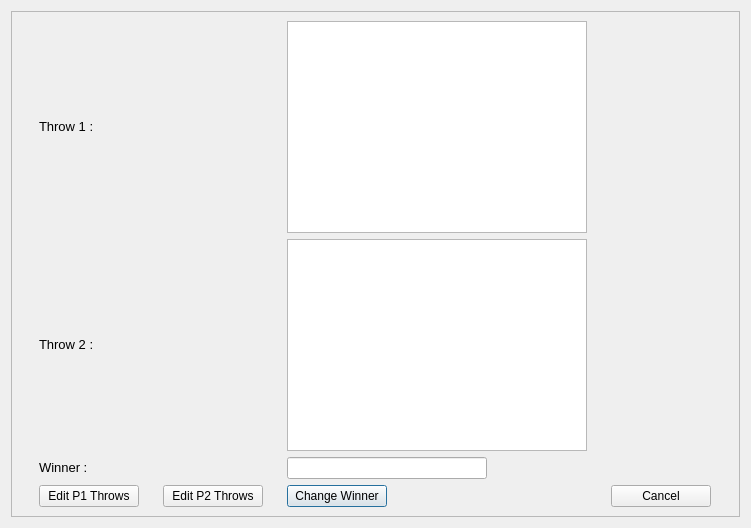
<?xml version="1.0" encoding="UTF-8"?>
<ui version="4.0">
 <class>GameReviewMenu</class>
 <widget class="QDialog" name="GameReviewMenu">
  <property name="geometry">
   <rect>
    <x>0</x>
    <y>0</y>
    <width>751</width>
    <height>528</height>
   </rect>
  </property>
  <property name="windowTitle">
   <string>Dialog</string>
  </property>
  <layout class="QGridLayout" name="gridLayout">
   <item row="0" column="0">
    <widget class="QFrame" name="frame">
     <property name="frameShape">
      <enum>QFrame::StyledPanel</enum>
     </property>
     <property name="frameShadow">
      <enum>QFrame::Raised</enum>
     </property>
     <layout class="QGridLayout" name="gridLayout_2">
      <item row="2" column="2">
       <widget class="QLineEdit" name="Winner">
        <property name="maximumSize">
         <size>
          <width>200</width>
          <height>16777215</height>
         </size>
        </property>
       </widget>
      </item>
      <item row="5" column="2">
       <widget class="QPushButton" name="ChangeWinner">
        <property name="maximumSize">
         <size>
          <width>100</width>
          <height>16777215</height>
         </size>
        </property>
        <property name="text">
         <string>Change Winner</string>
        </property>
       </widget>
      </item>
      <item row="2" column="0">
       <widget class="QLabel" name="label_3">
        <property name="maximumSize">
         <size>
          <width>100</width>
          <height>16777215</height>
         </size>
        </property>
        <property name="text">
         <string>&lt;html&gt;&lt;head/&gt;&lt;body&gt;&lt;p&gt;&lt;span style=&quot; font-size:10pt;&quot;&gt;Winner : &lt;/span&gt;&lt;/p&gt;&lt;/body&gt;&lt;/html&gt;</string>
        </property>
       </widget>
      </item>
      <item row="5" column="3">
       <widget class="QPushButton" name="gameReviewCancel">
        <property name="maximumSize">
         <size>
          <width>100</width>
          <height>16777215</height>
         </size>
        </property>
        <property name="text">
         <string>Cancel</string>
        </property>
       </widget>
      </item>
      <item row="1" column="2">
       <widget class="QListWidget" name="ThrowTwoList">
        <property name="maximumSize">
         <size>
          <width>300</width>
          <height>16777215</height>
         </size>
        </property>
       </widget>
      </item>
      <item row="0" column="0">
       <widget class="QLabel" name="label">
        <property name="text">
         <string>&lt;html&gt;&lt;head/&gt;&lt;body&gt;&lt;p&gt;&lt;span style=&quot; font-size:10pt;&quot;&gt;Throw 1 : &lt;/span&gt;&lt;/p&gt;&lt;/body&gt;&lt;/html&gt;</string>
        </property>
       </widget>
      </item>
      <item row="1" column="0">
       <widget class="QLabel" name="label_2">
        <property name="maximumSize">
         <size>
          <width>100</width>
          <height>16777215</height>
         </size>
        </property>
        <property name="text">
         <string>&lt;html&gt;&lt;head/&gt;&lt;body&gt;&lt;p&gt;&lt;span style=&quot; font-size:10pt;&quot;&gt;Throw 2 : &lt;/span&gt;&lt;/p&gt;&lt;/body&gt;&lt;/html&gt;</string>
        </property>
       </widget>
      </item>
      <item row="0" column="2">
       <widget class="QListWidget" name="ThrowOneList">
        <property name="maximumSize">
         <size>
          <width>300</width>
          <height>16777215</height>
         </size>
        </property>
       </widget>
      </item>
      <item row="5" column="0">
       <widget class="QPushButton" name="EditP1Throws">
        <property name="text">
         <string>Edit P1 Throws</string>
        </property>
       </widget>
      </item>
      <item row="5" column="1">
       <widget class="QPushButton" name="EditP2Throws">
        <property name="maximumSize">
         <size>
          <width>100</width>
          <height>16777215</height>
         </size>
        </property>
        <property name="text">
         <string>Edit P2 Throws</string>
        </property>
       </widget>
      </item>
     </layout>
    </widget>
   </item>
  </layout>
 </widget>
 <resources/>
 <connections/>
</ui>
